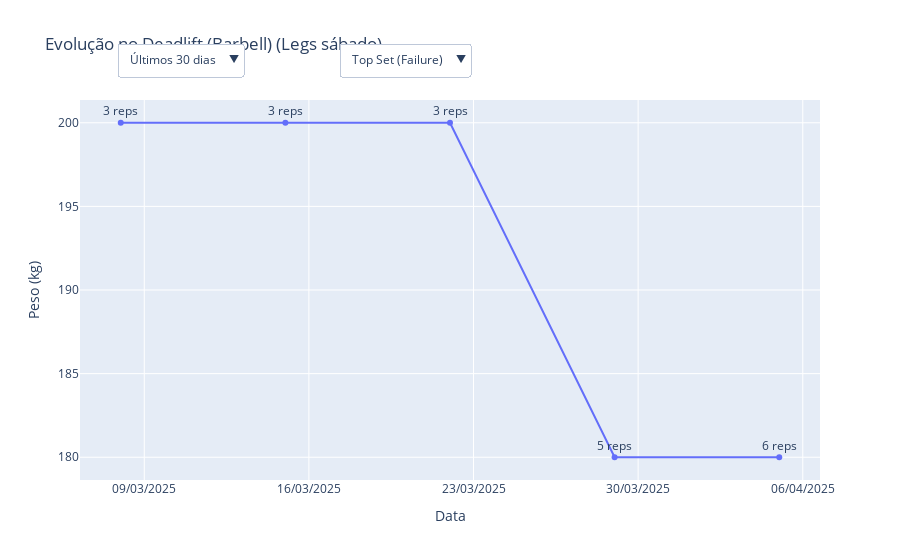
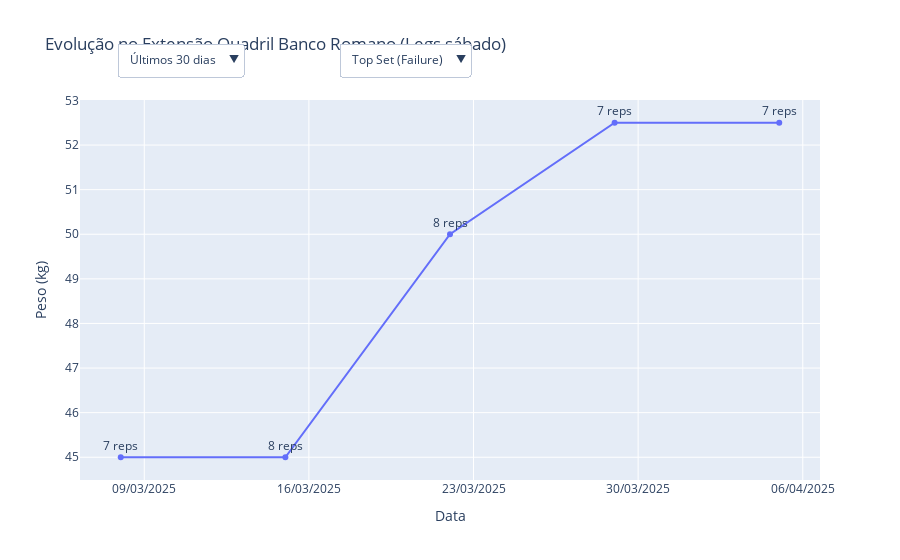
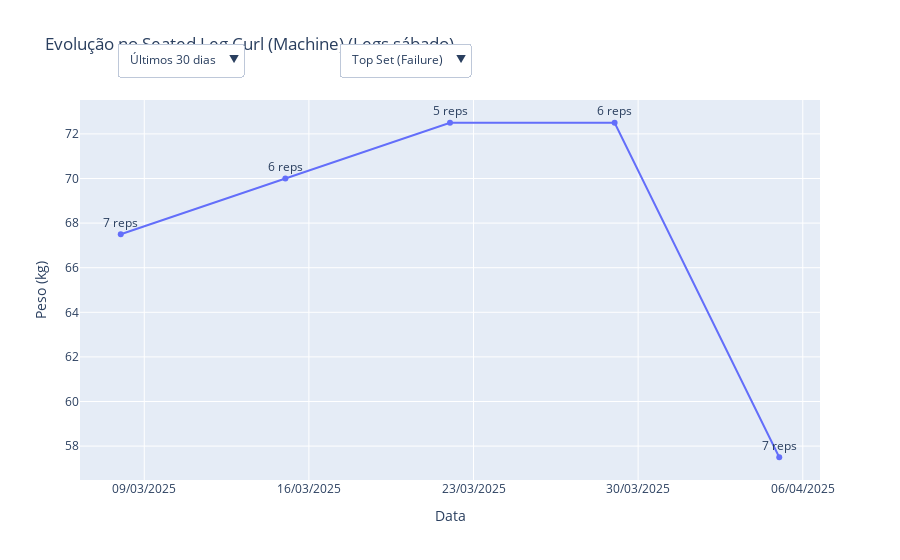
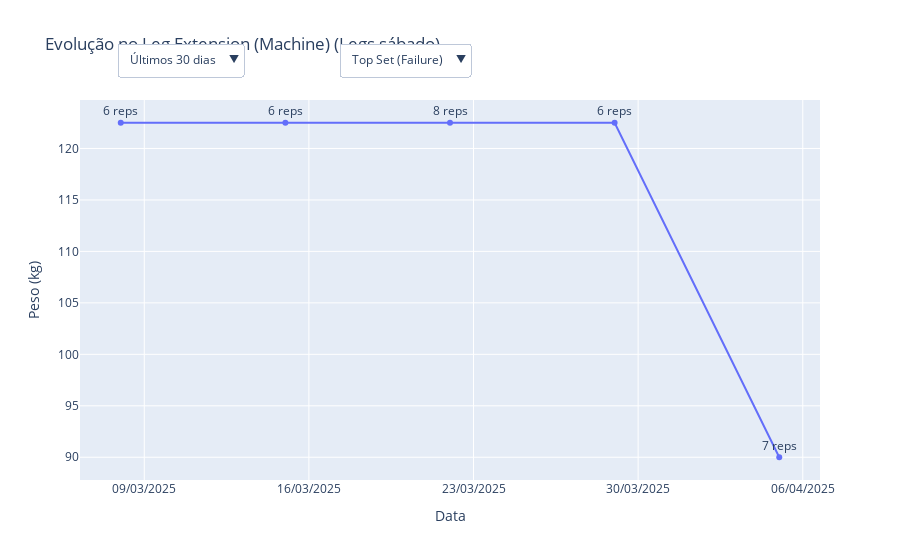

Here is the notebook cell these charts were saved with, in order:
### Code cell
# Filtrar os exercícios únicos para o treino "Legs sábado"
exercicios_legs_sabado = workout_df_columns_filtered[workout_df_columns_filtered['title'] == 'Legs sábado']['exercise_title'].unique()
def gerar_grafico_treino_total(treino_exercicios, nome_treino='Legs sábado'):
    # Filtra os dados para o treino específico
    print(f"Exercícios na rotina {treino_exercicios}:")
    for exercicio in treino_exercicios:
        print(f"- {exercicio}")
        graf = gerar_grafico_interativo_com_series(workout_df_columns_filtered, nome_treino, exercicio, output_path='grafico_treino.html')
        if graf is not None:
            graf.show()
gerar_grafico_treino_total(exercicios_legs_sabado)

### Figure 1 — Plotly figure (JSON) as saved in the notebook; plotly's stock layout.template omitted (floating-point values rounded to 4 significant figures)
{"data": [{"mode": "lines+markers+text", "name": "Top Set (Failure)", "text": ["6 reps", "5 reps", "3 reps", "3 reps", "3 reps"], "textposition": "top center", "type": "scatter", "visible": true, "x": ["2025-04-05", "2025-03-29", "2025-03-22", "2025-03-15", "2025-03-08"], "y": [180.0, 180.0, 200.0, 200.0, 200.0]}, {"mode": "lines+markers+text", "name": "Work Set 1", "text": ["5 reps", "3 reps", "4 reps", "5 reps", "5 reps"], "textposition": "top center", "type": "scatter", "visible": false, "x": ["2025-04-05", "2025-03-29", "2025-03-22", "2025-03-15", "2025-03-08"], "y": [180.0, 200.0, 200.0, 200.0, 200.0]}, {"mode": "lines+markers+text", "name": "Work Set 2", "text": [], "textposition": "top center", "type": "scatter", "visible": false, "x": [], "y": []}], "layout": {"hovermode": "closest", "title": {"text": "Evolução no Deadlift (Barbell) (Legs sábado)"}, "updatemenus": [{"active": 0, "buttons": [{"args": [{"text": [["6 reps", "5 reps", "3 reps", "3 reps", "3 reps"], ["5 reps", "3 reps", "4 reps", "5 reps", "5 reps"], []], "x": [["2025-04-05", "2025-03-29", "2025-03-22", "2025-03-15", "2025-03-08"], ["2025-04-05", "2025-03-29", "2025-03-22", "2025-03-15", "2025-03-08"], []], "y": [[180, 180, 200, 200, 200], [180, 200, 200, 200, 200], []]}, {"updatemenus[1].buttons": [{"args": [{"visible": [true, false, false]}], "label": "Top Set (Failure)", "method": "update"}, {"args": [{"visible": [false, true, false]}], "label": "Work Set 1", "method": "update"}, {"args": [{"visible": [true, true, false]}], "label": "Todas as séries", "method": "update"}]}], "label": "Últimos 30 dias", "method": "update"}, {"args": [{"text": [["6 reps", "5 reps", "3 reps", "3 reps", "3 reps", "4 reps", "4 reps"], ["5 reps", "3 reps", "4 reps", "5 reps", "5 reps", "4 reps", "6 reps"], []], "x": [["2025-04-05", "2025-03-29", "2025-03-22", "2025-03-15", "2025-03-08", "2025-03-01", "2025-02-22"], ["2025-04-05", "2025-03-29", "2025-03-22", "2025-03-15", "2025-03-08", "2025-03-01", "2025-02-22"], []], "y": [[180, 180, 200, 200, 200, 200, 200], [180, 200, 200, 200, 200, 200, 195], []]}, {"updatemenus[1].buttons": [{"args": [{"visible": [true, false, false]}], "label": "Top Set (Failure)", "method": "update"}, {"args": [{"visible": [false, true, false]}], "label": "Work Set 1", "method": "update"}, {"args": [{"visible": [true, true, false]}], "label": "Todas as séries", "method": "update"}]}], "label": "Últimos 60 dias", "method": "update"}, {"args": [{"text": [["6 reps", "5 reps", "3 reps", "3 reps", "3 reps", "4 reps", "4 reps", "3 reps", "4 reps", "4 reps", "4 reps"], ["5 reps", "3 reps", "4 reps", "5 reps", "5 reps", "4 reps", "6 reps", "6 reps", "4 reps", "6 reps", "4 reps"], ["4 reps", "4 reps", "6 reps", "4 reps"]], "x": [["2025-04-05", "2025-03-29", "2025-03-22", "2025-03-15", "2025-03-08", "2025-03-01", "2025-02-22", "2025-02-01", "2025-01-25", "2025-01-18", "2025-01-11"], ["2025-04-05", "2025-03-29", "2025-03-22", "2025-03-15", "2025-03-08", "2025-03-01", "2025-02-22", "2025-02-01", "2025-01-25", "2025-01-18", "2025-01-11"], ["2025-02-01", "2025-01-25", "2025-01-18", "2025-01-11"]], "y": [[180, 180, 200, 200, 200, 200, 200, 195, 195, 195, 190], [180, 200, 200, 200, 200, 200, 195, 195, 195, 190, 190], [195, 195, 190, 190]]}, {"updatemenus[1].buttons": [{"args": [{"visible": [true, false, false]}], "label": "Top Set (Failure)", "method": "update"}, {"args": [{"visible": [false, true, false]}], "label": "Work Set 1", "method": "update"}, {"args": [{"visible": [false, false, true]}], "label": "Work Set 2", "method": "update"}, {"args": [{"visible": [true, true, true]}], "label": "Todas as séries", "method": "update"}]}], "label": "Últimos 90 dias", "method": "update"}], "direction": "down", "showactive": true, "x": 0.05, "xanchor": "left", "y": 1.15, "yanchor": "top"}, {"active": 0, "buttons": [{"args": [{"visible": [true, false, false]}], "label": "Top Set (Failure)", "method": "update"}, {"args": [{"visible": [false, true, false]}], "label": "Work Set 1", "method": "update"}, {"args": [{"visible": [true, true, false]}], "label": "Todas as séries", "method": "update"}], "direction": "down", "showactive": true, "x": 0.35, "xanchor": "left", "y": 1.15, "yanchor": "top"}], "xaxis": {"tickformat": "%d/%m/%Y", "title": {"text": "Data"}}, "yaxis": {"title": {"text": "Peso (kg)"}}}}

### Figure 2 — Plotly figure (JSON) as saved in the notebook; plotly's stock layout.template omitted (floating-point values rounded to 4 significant figures)
{"data": [{"mode": "lines+markers+text", "name": "Top Set (Failure)", "text": ["7 reps", "7 reps", "8 reps", "8 reps", "7 reps"], "textposition": "top center", "type": "scatter", "visible": true, "x": ["2025-04-05", "2025-03-29", "2025-03-22", "2025-03-15", "2025-03-08"], "y": [52.5, 52.5, 50.0, 45.0, 45.0]}, {"mode": "lines+markers+text", "name": "Work Set 1", "text": ["9 reps", "8 reps", "9 reps", "9 reps", "8 reps"], "textposition": "top center", "type": "scatter", "visible": false, "x": ["2025-04-05", "2025-03-29", "2025-03-22", "2025-03-15", "2025-03-08"], "y": [50.0, 50.0, 45.0, 42.5, 42.5]}, {"mode": "lines+markers+text", "name": "Work Set 2", "text": ["9 reps", "8 reps"], "textposition": "top center", "type": "scatter", "visible": false, "x": ["2025-03-15", "2025-03-08"], "y": [42.5, 42.5]}], "layout": {"hovermode": "closest", "title": {"text": "Evolução no Extensão Quadril Banco Romano (Legs sábado)"}, "updatemenus": [{"active": 0, "buttons": [{"args": [{"text": [["7 reps", "7 reps", "8 reps", "8 reps", "7 reps"], ["9 reps", "8 reps", "9 reps", "9 reps", "8 reps"], ["9 reps", "8 reps"]], "x": [["2025-04-05", "2025-03-29", "2025-03-22", "2025-03-15", "2025-03-08"], ["2025-04-05", "2025-03-29", "2025-03-22", "2025-03-15", "2025-03-08"], ["2025-03-15", "2025-03-08"]], "y": [[52.5, 52.5, 50, 45, 45], [50, 50, 45, 42.5, 42.5], [42.5, 42.5]]}, {"updatemenus[1].buttons": [{"args": [{"visible": [true, false, false]}], "label": "Top Set (Failure)", "method": "update"}, {"args": [{"visible": [false, true, false]}], "label": "Work Set 1", "method": "update"}, {"args": [{"visible": [false, false, true]}], "label": "Work Set 2", "method": "update"}, {"args": [{"visible": [true, true, true]}], "label": "Todas as séries", "method": "update"}]}], "label": "Últimos 30 dias", "method": "update"}, {"args": [{"text": [["7 reps", "7 reps", "8 reps", "8 reps", "7 reps", "8 reps", "7 reps"], ["9 reps", "8 reps", "9 reps", "9 reps", "8 reps", "8 reps", "8 reps"], ["9 reps", "8 reps", "9 reps", "8 reps"]], "x": [["2025-04-05", "2025-03-29", "2025-03-22", "2025-03-15", "2025-03-08", "2025-03-01", "2025-02-22"], ["2025-04-05", "2025-03-29", "2025-03-22", "2025-03-15", "2025-03-08", "2025-03-01", "2025-02-22"], ["2025-03-15", "2025-03-08", "2025-03-01", "2025-02-22"]], "y": [[52.5, 52.5, 50, 45, 45, 42.5, 42.5], [50, 50, 45, 42.5, 42.5, 40, 40], [42.5, 42.5, 40, 40]]}, {"updatemenus[1].buttons": [{"args": [{"visible": [true, false, false]}], "label": "Top Set (Failure)", "method": "update"}, {"args": [{"visible": [false, true, false]}], "label": "Work Set 1", "method": "update"}, {"args": [{"visible": [false, false, true]}], "label": "Work Set 2", "method": "update"}, {"args": [{"visible": [true, true, true]}], "label": "Todas as séries", "method": "update"}]}], "label": "Últimos 60 dias", "method": "update"}, {"args": [{"text": [["7 reps", "7 reps", "8 reps", "8 reps", "7 reps", "8 reps", "7 reps", "8 reps", "8 reps", "8 reps", "7 reps"], ["9 reps", "8 reps", "9 reps", "9 reps", "8 reps", "8 reps", "8 reps", "8 reps", "8 reps", "8 reps", "8 reps"], ["9 reps", "8 reps", "9 reps", "8 reps", "8 reps", "8 reps", "8 reps", "8 reps"]], "x": [["2025-04-05", "2025-03-29", "2025-03-22", "2025-03-15", "2025-03-08", "2025-03-01", "2025-02-22", "2025-02-01", "2025-01-25", "2025-01-18", "2025-01-11"], ["2025-04-05", "2025-03-29", "2025-03-22", "2025-03-15", "2025-03-08", "2025-03-01", "2025-02-22", "2025-02-01", "2025-01-25", "2025-01-18", "2025-01-11"], ["2025-03-15", "2025-03-08", "2025-03-01", "2025-02-22", "2025-02-01", "2025-01-25", "2025-01-18", "2025-01-11"]], "y": [[52.5, 52.5, 50, 45, 45, 42.5, 42.5, 40, 36, 36, 34], [50, 50, 45, 42.5, 42.5, 40, 40, 40, 36, 34, 32], [42.5, 42.5, 40, 40, 40, 36, 34, 32]]}, {"updatemenus[1].buttons": [{"args": [{"visible": [true, false, false]}], "label": "Top Set (Failure)", "method": "update"}, {"args": [{"visible": [false, true, false]}], "label": "Work Set 1", "method": "update"}, {"args": [{"visible": [false, false, true]}], "label": "Work Set 2", "method": "update"}, {"args": [{"visible": [true, true, true]}], "label": "Todas as séries", "method": "update"}]}], "label": "Últimos 90 dias", "method": "update"}], "direction": "down", "showactive": true, "x": 0.05, "xanchor": "left", "y": 1.15, "yanchor": "top"}, {"active": 0, "buttons": [{"args": [{"visible": [true, false, false]}], "label": "Top Set (Failure)", "method": "update"}, {"args": [{"visible": [false, true, false]}], "label": "Work Set 1", "method": "update"}, {"args": [{"visible": [false, false, true]}], "label": "Work Set 2", "method": "update"}, {"args": [{"visible": [true, true, true]}], "label": "Todas as séries", "method": "update"}], "direction": "down", "showactive": true, "x": 0.35, "xanchor": "left", "y": 1.15, "yanchor": "top"}], "xaxis": {"tickformat": "%d/%m/%Y", "title": {"text": "Data"}}, "yaxis": {"title": {"text": "Peso (kg)"}}}}

### Figure 3 — Plotly figure (JSON) as saved in the notebook; plotly's stock layout.template omitted (floating-point values rounded to 4 significant figures)
{"data": [{"mode": "lines+markers+text", "name": "Top Set (Failure)", "text": ["7 reps", "6 reps", "5 reps", "6 reps", "7 reps"], "textposition": "top center", "type": "scatter", "visible": true, "x": ["2025-04-05", "2025-03-29", "2025-03-22", "2025-03-15", "2025-03-08"], "y": [57.5, 72.5, 72.5, 70.0, 67.5]}, {"mode": "lines+markers+text", "name": "Work Set 1", "text": ["8 reps", "8 reps", "8 reps", "8 reps", "8 reps"], "textposition": "top center", "type": "scatter", "visible": false, "x": ["2025-04-05", "2025-03-29", "2025-03-22", "2025-03-15", "2025-03-08"], "y": [55.0, 70.0, 70.0, 67.5, 67.5]}, {"mode": "lines+markers+text", "name": "Work Set 2", "text": [], "textposition": "top center", "type": "scatter", "visible": false, "x": [], "y": []}], "layout": {"hovermode": "closest", "title": {"text": "Evolução no Seated Leg Curl (Machine) (Legs sábado)"}, "updatemenus": [{"active": 0, "buttons": [{"args": [{"text": [["7 reps", "6 reps", "5 reps", "6 reps", "7 reps"], ["8 reps", "8 reps", "8 reps", "8 reps", "8 reps"], []], "x": [["2025-04-05", "2025-03-29", "2025-03-22", "2025-03-15", "2025-03-08"], ["2025-04-05", "2025-03-29", "2025-03-22", "2025-03-15", "2025-03-08"], []], "y": [[57.5, 72.5, 72.5, 70, 67.5], [55, 70, 70, 67.5, 67.5], []]}, {"updatemenus[1].buttons": [{"args": [{"visible": [true, false, false]}], "label": "Top Set (Failure)", "method": "update"}, {"args": [{"visible": [false, true, false]}], "label": "Work Set 1", "method": "update"}, {"args": [{"visible": [true, true, false]}], "label": "Todas as séries", "method": "update"}]}], "label": "Últimos 30 dias", "method": "update"}, {"args": [{"text": [["7 reps", "6 reps", "5 reps", "6 reps", "7 reps", "6 reps", "8 reps"], ["8 reps", "8 reps", "8 reps", "8 reps", "8 reps", "8 reps", "9 reps"], []], "x": [["2025-04-05", "2025-03-29", "2025-03-22", "2025-03-15", "2025-03-08", "2025-03-01", "2025-02-22"], ["2025-04-05", "2025-03-29", "2025-03-22", "2025-03-15", "2025-03-08", "2025-03-01", "2025-02-22"], []], "y": [[57.5, 72.5, 72.5, 70, 67.5, 67.5, 67.5], [55, 70, 70, 67.5, 67.5, 67.5, 67.5], []]}, {"updatemenus[1].buttons": [{"args": [{"visible": [true, false, false]}], "label": "Top Set (Failure)", "method": "update"}, {"args": [{"visible": [false, true, false]}], "label": "Work Set 1", "method": "update"}, {"args": [{"visible": [true, true, false]}], "label": "Todas as séries", "method": "update"}]}], "label": "Últimos 60 dias", "method": "update"}, {"args": [{"text": [["7 reps", "6 reps", "5 reps", "6 reps", "7 reps", "6 reps", "8 reps", "6 reps", "8 reps", "7 reps", "7 reps"], ["8 reps", "8 reps", "8 reps", "8 reps", "8 reps", "8 reps", "9 reps", "8 reps", "9 reps", "8 reps", "8 reps"], ["8 reps", "8 reps", "8 reps", "8 reps"]], "x": [["2025-04-05", "2025-03-29", "2025-03-22", "2025-03-15", "2025-03-08", "2025-03-01", "2025-02-22", "2025-02-01", "2025-01-25", "2025-01-18", "2025-01-11"], ["2025-04-05", "2025-03-29", "2025-03-22", "2025-03-15", "2025-03-08", "2025-03-01", "2025-02-22", "2025-02-01", "2025-01-25", "2025-01-18", "2025-01-11"], ["2025-02-01", "2025-01-25", "2025-01-18", "2025-01-11"]], "y": [[57.5, 72.5, 72.5, 70, 67.5, 67.5, 67.5, 67.5, 67.5, 67.5, 65], [55, 70, 70, 67.5, 67.5, 67.5, 67.5, 67.5, 65, 65, 65], [67.5, 65, 65, 65]]}, {"updatemenus[1].buttons": [{"args": [{"visible": [true, false, false]}], "label": "Top Set (Failure)", "method": "update"}, {"args": [{"visible": [false, true, false]}], "label": "Work Set 1", "method": "update"}, {"args": [{"visible": [false, false, true]}], "label": "Work Set 2", "method": "update"}, {"args": [{"visible": [true, true, true]}], "label": "Todas as séries", "method": "update"}]}], "label": "Últimos 90 dias", "method": "update"}], "direction": "down", "showactive": true, "x": 0.05, "xanchor": "left", "y": 1.15, "yanchor": "top"}, {"active": 0, "buttons": [{"args": [{"visible": [true, false, false]}], "label": "Top Set (Failure)", "method": "update"}, {"args": [{"visible": [false, true, false]}], "label": "Work Set 1", "method": "update"}, {"args": [{"visible": [true, true, false]}], "label": "Todas as séries", "method": "update"}], "direction": "down", "showactive": true, "x": 0.35, "xanchor": "left", "y": 1.15, "yanchor": "top"}], "xaxis": {"tickformat": "%d/%m/%Y", "title": {"text": "Data"}}, "yaxis": {"title": {"text": "Peso (kg)"}}}}

### Figure 4 — Plotly figure (JSON) as saved in the notebook; plotly's stock layout.template omitted (floating-point values rounded to 4 significant figures)
{"data": [{"mode": "lines+markers+text", "name": "Top Set (Failure)", "text": ["7 reps", "6 reps", "8 reps", "6 reps", "6 reps"], "textposition": "top center", "type": "scatter", "visible": true, "x": ["2025-04-05", "2025-03-29", "2025-03-22", "2025-03-15", "2025-03-08"], "y": [90.0, 122.5, 122.5, 122.5, 122.5]}, {"mode": "lines+markers+text", "name": "Work Set 1", "text": ["9 reps", "8 reps", "9 reps", "9 reps", "8 reps"], "textposition": "top center", "type": "scatter", "visible": false, "x": ["2025-04-05", "2025-03-29", "2025-03-22", "2025-03-15", "2025-03-08"], "y": [87.5, 122.5, 120.0, 120.0, 120.0]}, {"mode": "lines+markers+text", "name": "Work Set 2", "text": ["8 reps", "6 reps", "8 reps", "8 reps", "8 reps"], "textposition": "top center", "type": "scatter", "visible": false, "x": ["2025-04-05", "2025-03-29", "2025-03-22", "2025-03-15", "2025-03-08"], "y": [87.5, 122.5, 120.0, 120.0, 120.0]}, {"mode": "lines+markers+text", "name": "Work Set 3", "text": [], "textposition": "top center", "type": "scatter", "visible": false, "x": [], "y": []}], "layout": {"hovermode": "closest", "title": {"text": "Evolução no Leg Extension (Machine) (Legs sábado)"}, "updatemenus": [{"active": 0, "buttons": [{"args": [{"text": [["7 reps", "6 reps", "8 reps", "6 reps", "6 reps"], ["9 reps", "8 reps", "9 reps", "9 reps", "8 reps"], ["8 reps", "6 reps", "8 reps", "8 reps", "8 reps"], []], "x": [["2025-04-05", "2025-03-29", "2025-03-22", "2025-03-15", "2025-03-08"], ["2025-04-05", "2025-03-29", "2025-03-22", "2025-03-15", "2025-03-08"], ["2025-04-05", "2025-03-29", "2025-03-22", "2025-03-15", "2025-03-08"], []], "y": [[90, 122.5, 122.5, 122.5, 122.5], [87.5, 122.5, 120, 120, 120], [87.5, 122.5, 120, 120, 120], []]}, {"updatemenus[1].buttons": [{"args": [{"visible": [true, false, false, false]}], "label": "Top Set (Failure)", "method": "update"}, {"args": [{"visible": [false, true, false, false]}], "label": "Work Set 1", "method": "update"}, {"args": [{"visible": [false, false, true, false]}], "label": "Work Set 2", "method": "update"}, {"args": [{"visible": [true, true, true, false]}], "label": "Todas as séries", "method": "update"}]}], "label": "Últimos 30 dias", "method": "update"}, {"args": [{"text": [["7 reps", "6 reps", "8 reps", "6 reps", "6 reps", "8 reps", "7 reps"], ["9 reps", "8 reps", "9 reps", "9 reps", "8 reps", "9 reps", "9 reps"], ["8 reps", "6 reps", "8 reps", "8 reps", "8 reps", "8 reps", "8 reps"], []], "x": [["2025-04-05", "2025-03-29", "2025-03-22", "2025-03-15", "2025-03-08", "2025-03-01", "2025-02-22"], ["2025-04-05", "2025-03-29", "2025-03-22", "2025-03-15", "2025-03-08", "2025-03-01", "2025-02-22"], ["2025-04-05", "2025-03-29", "2025-03-22", "2025-03-15", "2025-03-08", "2025-03-01", "2025-02-22"], []], "y": [[90, 122.5, 122.5, 122.5, 122.5, 120, 120], [87.5, 122.5, 120, 120, 120, 117.5, 117.5], [87.5, 122.5, 120, 120, 120, 117.5, 117.5], []]}, {"updatemenus[1].buttons": [{"args": [{"visible": [true, false, false, false]}], "label": "Top Set (Failure)", "method": "update"}, {"args": [{"visible": [false, true, false, false]}], "label": "Work Set 1", "method": "update"}, {"args": [{"visible": [false, false, true, false]}], "label": "Work Set 2", "method": "update"}, {"args": [{"visible": [true, true, true, false]}], "label": "Todas as séries", "method": "update"}]}], "label": "Últimos 60 dias", "method": "update"}, {"args": [{"text": [["7 reps", "6 reps", "8 reps", "6 reps", "6 reps", "8 reps", "7 reps", "8 reps", "8 reps", "7 reps", "8 reps"], ["9 reps", "8 reps", "9 reps", "9 reps", "8 reps", "9 reps", "9 reps", "8 reps", "9 reps", "8 reps", "10 reps"], ["8 reps", "6 reps", "8 reps", "8 reps", "8 reps", "8 reps", "8 reps", "6 reps", "8 reps", "8 reps", "8 reps"], ["7 reps", "8 reps", "8 reps", "8 reps"]], "x": [["2025-04-05", "2025-03-29", "2025-03-22", "2025-03-15", "2025-03-08", "2025-03-01", "2025-02-22", "2025-02-01", "2025-01-25", "2025-01-18", "2025-01-11"], ["2025-04-05", "2025-03-29", "2025-03-22", "2025-03-15", "2025-03-08", "2025-03-01", "2025-02-22", "2025-02-01", "2025-01-25", "2025-01-18", "2025-01-11"], ["2025-04-05", "2025-03-29", "2025-03-22", "2025-03-15", "2025-03-08", "2025-03-01", "2025-02-22", "2025-02-01", "2025-01-25", "2025-01-18", "2025-01-11"], ["2025-02-01", "2025-01-25", "2025-01-18", "2025-01-11"]], "y": [[90, 122.5, 122.5, 122.5, 122.5, 120, 120, 117.5, 117.5, 117.5, 115], [87.5, 122.5, 120, 120, 120, 117.5, 117.5, 117.5, 115, 115, 112.5], [87.5, 122.5, 120, 120, 120, 117.5, 117.5, 117.5, 115, 115, 112.5], [117.5, 115, 115, 112.5]]}, {"updatemenus[1].buttons": [{"args": [{"visible": [true, false, false, false]}], "label": "Top Set (Failure)", "method": "update"}, {"args": [{"visible": [false, true, false, false]}], "label": "Work Set 1", "method": "update"}, {"args": [{"visible": [false, false, true, false]}], "label": "Work Set 2", "method": "update"}, {"args": [{"visible": [false, false, false, true]}], "label": "Work Set 3", "method": "update"}, {"args": [{"visible": [true, true, true, true]}], "label": "Todas as séries", "method": "update"}]}], "label": "Últimos 90 dias", "method": "update"}], "direction": "down", "showactive": true, "x": 0.05, "xanchor": "left", "y": 1.15, "yanchor": "top"}, {"active": 0, "buttons": [{"args": [{"visible": [true, false, false, false]}], "label": "Top Set (Failure)", "method": "update"}, {"args": [{"visible": [false, true, false, false]}], "label": "Work Set 1", "method": "update"}, {"args": [{"visible": [false, false, true, false]}], "label": "Work Set 2", "method": "update"}, {"args": [{"visible": [true, true, true, false]}], "label": "Todas as séries", "method": "update"}], "direction": "down", "showactive": true, "x": 0.35, "xanchor": "left", "y": 1.15, "yanchor": "top"}], "xaxis": {"tickformat": "%d/%m/%Y", "title": {"text": "Data"}}, "yaxis": {"title": {"text": "Peso (kg)"}}}}
